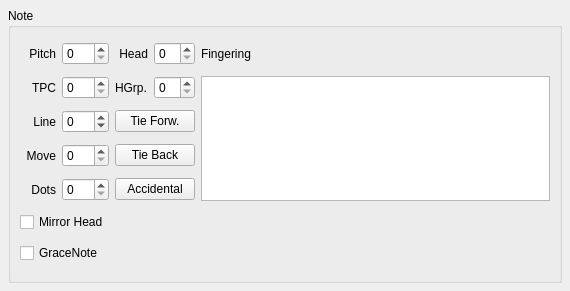
<ui version="4.0" >
 <class>NoteBase</class>
 <widget class="QWidget" name="NoteBase" >
  <property name="geometry" >
   <rect>
    <x>0</x>
    <y>0</y>
    <width>570</width>
    <height>291</height>
   </rect>
  </property>
  <property name="windowTitle" >
   <string>Form</string>
  </property>
  <layout class="QVBoxLayout" >
   <property name="spacing" >
    <number>6</number>
   </property>
   <property name="leftMargin" >
    <number>8</number>
   </property>
   <property name="topMargin" >
    <number>8</number>
   </property>
   <property name="rightMargin" >
    <number>8</number>
   </property>
   <property name="bottomMargin" >
    <number>8</number>
   </property>
   <item>
    <widget class="QGroupBox" name="groupBox" >
     <property name="title" >
      <string>Note</string>
     </property>
     <property name="flat" >
      <bool>true</bool>
     </property>
     <layout class="QGridLayout" >
      <item row="0" column="0" >
       <widget class="QLabel" name="label" >
        <property name="text" >
         <string>Pitch</string>
        </property>
        <property name="textFormat" >
         <enum>Qt::PlainText</enum>
        </property>
        <property name="alignment" >
         <set>Qt::AlignRight|Qt::AlignTrailing|Qt::AlignVCenter</set>
        </property>
        <property name="buddy" >
         <cstring>pitch</cstring>
        </property>
       </widget>
      </item>
      <item row="0" column="1" >
       <widget class="QSpinBox" name="pitch" >
        <property name="maximum" >
         <number>127</number>
        </property>
       </widget>
      </item>
      <item row="0" column="2" >
       <widget class="QLabel" name="label_2" >
        <property name="text" >
         <string>Head</string>
        </property>
        <property name="alignment" >
         <set>Qt::AlignRight|Qt::AlignTrailing|Qt::AlignVCenter</set>
        </property>
       </widget>
      </item>
      <item row="0" column="3" >
       <widget class="QSpinBox" name="head" >
        <property name="toolTip" >
         <string>head index</string>
        </property>
       </widget>
      </item>
      <item row="0" column="4" >
       <widget class="QLabel" name="label_10" >
        <property name="text" >
         <string>Fingering</string>
        </property>
       </widget>
      </item>
      <item row="1" column="0" >
       <widget class="QLabel" name="label_6" >
        <property name="text" >
         <string>TPC</string>
        </property>
        <property name="alignment" >
         <set>Qt::AlignRight|Qt::AlignTrailing|Qt::AlignVCenter</set>
        </property>
       </widget>
      </item>
      <item row="1" column="1" >
       <widget class="QSpinBox" name="tpc" />
      </item>
      <item row="1" column="2" >
       <widget class="QLabel" name="label_7" >
        <property name="text" >
         <string>HGrp.</string>
        </property>
       </widget>
      </item>
      <item row="1" column="3" >
       <widget class="QSpinBox" name="headGroup" >
        <property name="toolTip" >
         <string>note head group</string>
        </property>
        <property name="maximum" >
         <number>4</number>
        </property>
       </widget>
      </item>
      <item rowspan="4" row="1" column="4" >
       <widget class="QListWidget" name="fingering" />
      </item>
      <item row="2" column="0" >
       <widget class="QLabel" name="label_3" >
        <property name="text" >
         <string>Line</string>
        </property>
        <property name="textFormat" >
         <enum>Qt::PlainText</enum>
        </property>
        <property name="alignment" >
         <set>Qt::AlignRight|Qt::AlignTrailing|Qt::AlignVCenter</set>
        </property>
        <property name="buddy" >
         <cstring>line</cstring>
        </property>
       </widget>
      </item>
      <item row="2" column="1" >
       <widget class="QSpinBox" name="line" >
        <property name="minimum" >
         <number>-99</number>
        </property>
       </widget>
      </item>
      <item row="2" column="2" colspan="2" >
       <widget class="QPushButton" name="tieFor" >
        <property name="text" >
         <string>Tie Forw.</string>
        </property>
       </widget>
      </item>
      <item row="3" column="0" >
       <widget class="QLabel" name="label_4" >
        <property name="text" >
         <string>Move</string>
        </property>
        <property name="textFormat" >
         <enum>Qt::PlainText</enum>
        </property>
        <property name="alignment" >
         <set>Qt::AlignRight|Qt::AlignTrailing|Qt::AlignVCenter</set>
        </property>
        <property name="buddy" >
         <cstring>move</cstring>
        </property>
       </widget>
      </item>
      <item row="3" column="1" >
       <widget class="QSpinBox" name="move" />
      </item>
      <item row="3" column="2" colspan="2" >
       <widget class="QPushButton" name="tieBack" >
        <property name="text" >
         <string>Tie Back</string>
        </property>
       </widget>
      </item>
      <item row="4" column="0" >
       <widget class="QLabel" name="label_5" >
        <property name="text" >
         <string>Dots</string>
        </property>
        <property name="textFormat" >
         <enum>Qt::PlainText</enum>
        </property>
        <property name="alignment" >
         <set>Qt::AlignRight|Qt::AlignTrailing|Qt::AlignVCenter</set>
        </property>
        <property name="buddy" >
         <cstring>dots</cstring>
        </property>
       </widget>
      </item>
      <item row="4" column="1" >
       <widget class="QSpinBox" name="dots" >
        <property name="maximum" >
         <number>3</number>
        </property>
       </widget>
      </item>
      <item row="4" column="2" colspan="2" >
       <widget class="QPushButton" name="accidental" >
        <property name="text" >
         <string>Accidental</string>
        </property>
       </widget>
      </item>
      <item row="5" column="0" colspan="2" >
       <widget class="QCheckBox" name="mirror" >
        <property name="text" >
         <string>Mirror Head</string>
        </property>
       </widget>
      </item>
      <item row="6" column="0" colspan="2" >
       <widget class="QCheckBox" name="graceNote" >
        <property name="text" >
         <string>GraceNote</string>
        </property>
       </widget>
      </item>
     </layout>
    </widget>
   </item>
  </layout>
 </widget>
 <resources/>
 <connections/>
</ui>
